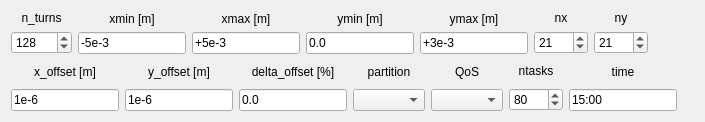
          <widget class="QWidget" name="tab_17">
           <attribute name="title">
            <string>Test</string>
           </attribute>
           <layout class="QVBoxLayout" name="verticalLayout_159">
            <item>
             <layout class="QHBoxLayout" name="horizontalLayout_39">
              <item>
               <layout class="QVBoxLayout" name="verticalLayout_48">
                <item>
                 <widget class="QLabel" name="label_35">
                  <property name="text">
                   <string>n_turns</string>
                  </property>
                  <property name="alignment">
                   <set>Qt::AlignCenter</set>
                  </property>
                 </widget>
                </item>
                <item>
                 <widget class="QSpinBox" name="spinBox_n_turns_fmap_xy_test">
                  <property name="sizePolicy">
                   <sizepolicy hsizetype="Preferred" vsizetype="Fixed">
                    <horstretch>0</horstretch>
                    <verstretch>0</verstretch>
                   </sizepolicy>
                  </property>
                  <property name="minimum">
                   <number>3</number>
                  </property>
                  <property name="maximum">
                   <number>10000</number>
                  </property>
                  <property name="value">
                   <number>128</number>
                  </property>
                 </widget>
                </item>
               </layout>
              </item>
              <item>
               <layout class="QVBoxLayout" name="verticalLayout_47">
                <item>
                 <widget class="QLabel" name="label_89">
                  <property name="text">
                   <string>xmin [m]</string>
                  </property>
                  <property name="alignment">
                   <set>Qt::AlignCenter</set>
                  </property>
                 </widget>
                </item>
                <item>
                 <widget class="QLineEdit" name="lineEdit_xmin_fmap_xy_test">
                  <property name="sizePolicy">
                   <sizepolicy hsizetype="Preferred" vsizetype="Fixed">
                    <horstretch>0</horstretch>
                    <verstretch>0</verstretch>
                   </sizepolicy>
                  </property>
                  <property name="text">
                   <string>-5e-3</string>
                  </property>
                 </widget>
                </item>
               </layout>
              </item>
              <item>
               <layout class="QVBoxLayout" name="verticalLayout_49">
                <item>
                 <widget class="QLabel" name="label_90">
                  <property name="text">
                   <string>xmax [m]</string>
                  </property>
                  <property name="alignment">
                   <set>Qt::AlignCenter</set>
                  </property>
                 </widget>
                </item>
                <item>
                 <widget class="QLineEdit" name="lineEdit_xmax_fmap_xy_test">
                  <property name="sizePolicy">
                   <sizepolicy hsizetype="Preferred" vsizetype="Fixed">
                    <horstretch>0</horstretch>
                    <verstretch>0</verstretch>
                   </sizepolicy>
                  </property>
                  <property name="text">
                   <string>+5e-3</string>
                  </property>
                 </widget>
                </item>
               </layout>
              </item>
              <item>
               <layout class="QVBoxLayout" name="verticalLayout_50">
                <item>
                 <widget class="QLabel" name="label_99">
                  <property name="text">
                   <string>ymin [m]</string>
                  </property>
                  <property name="alignment">
                   <set>Qt::AlignCenter</set>
                  </property>
                 </widget>
                </item>
                <item>
                 <widget class="QLineEdit" name="lineEdit_ymin_fmap_xy_test">
                  <property name="sizePolicy">
                   <sizepolicy hsizetype="Preferred" vsizetype="Fixed">
                    <horstretch>0</horstretch>
                    <verstretch>0</verstretch>
                   </sizepolicy>
                  </property>
                  <property name="text">
                   <string>0.0</string>
                  </property>
                 </widget>
                </item>
               </layout>
              </item>
              <item>
               <layout class="QVBoxLayout" name="verticalLayout_53">
                <item>
                 <widget class="QLabel" name="label_100">
                  <property name="text">
                   <string>ymax [m]</string>
                  </property>
                  <property name="alignment">
                   <set>Qt::AlignCenter</set>
                  </property>
                 </widget>
                </item>
                <item>
                 <widget class="QLineEdit" name="lineEdit_ymax_fmap_xy_test">
                  <property name="sizePolicy">
                   <sizepolicy hsizetype="Preferred" vsizetype="Fixed">
                    <horstretch>0</horstretch>
                    <verstretch>0</verstretch>
                   </sizepolicy>
                  </property>
                  <property name="text">
                   <string>+3e-3</string>
                  </property>
                 </widget>
                </item>
               </layout>
              </item>
              <item>
               <layout class="QVBoxLayout" name="verticalLayout_51">
                <item>
                 <widget class="QLabel" name="label_91">
                  <property name="text">
                   <string>nx</string>
                  </property>
                  <property name="alignment">
                   <set>Qt::AlignCenter</set>
                  </property>
                 </widget>
                </item>
                <item>
                 <widget class="QSpinBox" name="spinBox_nx_fmap_xy_test">
                  <property name="sizePolicy">
                   <sizepolicy hsizetype="Preferred" vsizetype="Fixed">
                    <horstretch>0</horstretch>
                    <verstretch>0</verstretch>
                   </sizepolicy>
                  </property>
                  <property name="minimum">
                   <number>3</number>
                  </property>
                  <property name="maximum">
                   <number>1001</number>
                  </property>
                  <property name="value">
                   <number>21</number>
                  </property>
                 </widget>
                </item>
               </layout>
              </item>
              <item>
               <layout class="QVBoxLayout" name="verticalLayout_52">
                <item>
                 <widget class="QLabel" name="label_92">
                  <property name="text">
                   <string>ny</string>
                  </property>
                  <property name="alignment">
                   <set>Qt::AlignCenter</set>
                  </property>
                 </widget>
                </item>
                <item>
                 <widget class="QSpinBox" name="spinBox_ny_fmap_xy_test">
                  <property name="sizePolicy">
                   <sizepolicy hsizetype="Preferred" vsizetype="Fixed">
                    <horstretch>0</horstretch>
                    <verstretch>0</verstretch>
                   </sizepolicy>
                  </property>
                  <property name="minimum">
                   <number>3</number>
                  </property>
                  <property name="maximum">
                   <number>1001</number>
                  </property>
                  <property name="value">
                   <number>21</number>
                  </property>
                 </widget>
                </item>
               </layout>
              </item>
              <item>
               <spacer name="horizontalSpacer_36">
                <property name="orientation">
                 <enum>Qt::Horizontal</enum>
                </property>
                <property name="sizeHint" stdset="0">
                 <size>
                  <width>40</width>
                  <height>20</height>
                 </size>
                </property>
               </spacer>
              </item>
             </layout>
            </item>
            <item>
             <layout class="QHBoxLayout" name="horizontalLayout_40">
              <item>
               <layout class="QVBoxLayout" name="verticalLayout_46">
                <item>
                 <widget class="QLabel" name="label_93">
                  <property name="text">
                   <string>x_offset [m]</string>
                  </property>
                  <property name="alignment">
                   <set>Qt::AlignCenter</set>
                  </property>
                 </widget>
                </item>
                <item>
                 <widget class="QLineEdit" name="lineEdit_x_offset_fmap_xy_test">
                  <property name="sizePolicy">
                   <sizepolicy hsizetype="Preferred" vsizetype="Fixed">
                    <horstretch>0</horstretch>
                    <verstretch>0</verstretch>
                   </sizepolicy>
                  </property>
                  <property name="text">
                   <string>1e-6</string>
                  </property>
                 </widget>
                </item>
               </layout>
              </item>
              <item>
               <layout class="QVBoxLayout" name="verticalLayout_62">
                <item>
                 <widget class="QLabel" name="label_101">
                  <property name="text">
                   <string>y_offset [m]</string>
                  </property>
                  <property name="alignment">
                   <set>Qt::AlignCenter</set>
                  </property>
                 </widget>
                </item>
                <item>
                 <widget class="QLineEdit" name="lineEdit_y_offset_fmap_xy_test">
                  <property name="sizePolicy">
                   <sizepolicy hsizetype="Preferred" vsizetype="Fixed">
                    <horstretch>0</horstretch>
                    <verstretch>0</verstretch>
                   </sizepolicy>
                  </property>
                  <property name="text">
                   <string>1e-6</string>
                  </property>
                 </widget>
                </item>
               </layout>
              </item>
              <item>
               <layout class="QVBoxLayout" name="verticalLayout_63">
                <item>
                 <widget class="QLabel" name="label_102">
                  <property name="text">
                   <string>delta_offset [%]</string>
                  </property>
                  <property name="alignment">
                   <set>Qt::AlignCenter</set>
                  </property>
                 </widget>
                </item>
                <item>
                 <widget class="QLineEdit" name="lineEdit_delta_offset_fmap_xy_test">
                  <property name="sizePolicy">
                   <sizepolicy hsizetype="Preferred" vsizetype="Fixed">
                    <horstretch>0</horstretch>
                    <verstretch>0</verstretch>
                   </sizepolicy>
                  </property>
                  <property name="text">
                   <string>0.0</string>
                  </property>
                 </widget>
                </item>
               </layout>
              </item>
              <item>
               <layout class="QVBoxLayout" name="verticalLayout_54">
                <item>
                 <widget class="QLabel" name="label_94">
                  <property name="text">
                   <string>partition</string>
                  </property>
                  <property name="alignment">
                   <set>Qt::AlignCenter</set>
                  </property>
                 </widget>
                </item>
                <item>
                 <widget class="QComboBox" name="comboBox_partition_fmap_xy_test">
                  <property name="sizePolicy">
                   <sizepolicy hsizetype="Preferred" vsizetype="Fixed">
                    <horstretch>0</horstretch>
                    <verstretch>0</verstretch>
                   </sizepolicy>
                  </property>
                  <property name="currentIndex">
                   <number>-1</number>
                  </property>
                 </widget>
                </item>
               </layout>
              </item>
              <item>
               <layout class="QVBoxLayout" name="verticalLayout_64">
                <item>
                 <widget class="QLabel" name="label_153">
                  <property name="text">
                   <string>QoS</string>
                  </property>
                  <property name="alignment">
                   <set>Qt::AlignCenter</set>
                  </property>
                 </widget>
                </item>
                <item>
                 <widget class="QComboBox" name="comboBox_qos_fmap_xy_test">
                  <property name="sizePolicy">
                   <sizepolicy hsizetype="Preferred" vsizetype="Fixed">
                    <horstretch>0</horstretch>
                    <verstretch>0</verstretch>
                   </sizepolicy>
                  </property>
                  <property name="currentIndex">
                   <number>-1</number>
                  </property>
                 </widget>
                </item>
               </layout>
              </item>
              <item>
               <layout class="QVBoxLayout" name="verticalLayout_55">
                <item>
                 <widget class="QLabel" name="label_95">
                  <property name="text">
                   <string>ntasks</string>
                  </property>
                  <property name="alignment">
                   <set>Qt::AlignCenter</set>
                  </property>
                 </widget>
                </item>
                <item>
                 <widget class="QSpinBox" name="spinBox_ntasks_fmap_xy_test">
                  <property name="sizePolicy">
                   <sizepolicy hsizetype="Preferred" vsizetype="Fixed">
                    <horstretch>0</horstretch>
                    <verstretch>0</verstretch>
                   </sizepolicy>
                  </property>
                  <property name="specialValueText">
                   <string/>
                  </property>
                  <property name="minimum">
                   <number>2</number>
                  </property>
                  <property name="maximum">
                   <number>1000</number>
                  </property>
                  <property name="singleStep">
                   <number>2</number>
                  </property>
                  <property name="value">
                   <number>80</number>
                  </property>
                 </widget>
                </item>
               </layout>
              </item>
              <item>
               <layout class="QVBoxLayout" name="verticalLayout_56">
                <item>
                 <widget class="QLabel" name="label_time_common_5">
                  <property name="text">
                   <string>time</string>
                  </property>
                  <property name="alignment">
                   <set>Qt::AlignCenter</set>
                  </property>
                 </widget>
                </item>
                <item>
                 <widget class="QLineEdit" name="lineEdit_time_fmap_xy_test">
                  <property name="sizePolicy">
                   <sizepolicy hsizetype="Preferred" vsizetype="Fixed">
                    <horstretch>0</horstretch>
                    <verstretch>0</verstretch>
                   </sizepolicy>
                  </property>
                  <property name="toolTip">
                   <string>days-hours:minutes:seconds (&quot;days&quot; and &quot;hours&quot; are optional. For example, use &quot;5:00&quot; if you want 5 minutes.) Leave empty if you want to run up to the queue time limit.</string>
                  </property>
                  <property name="text">
                   <string>15:00</string>
                  </property>
                 </widget>
                </item>
               </layout>
              </item>
              <item>
               <spacer name="horizontalSpacer_35">
                <property name="orientation">
                 <enum>Qt::Horizontal</enum>
                </property>
                <property name="sizeHint" stdset="0">
                 <size>
                  <width>17</width>
                  <height>51</height>
                 </size>
                </property>
               </spacer>
              </item>
             </layout>
            </item>
           </layout>
          </widget>
